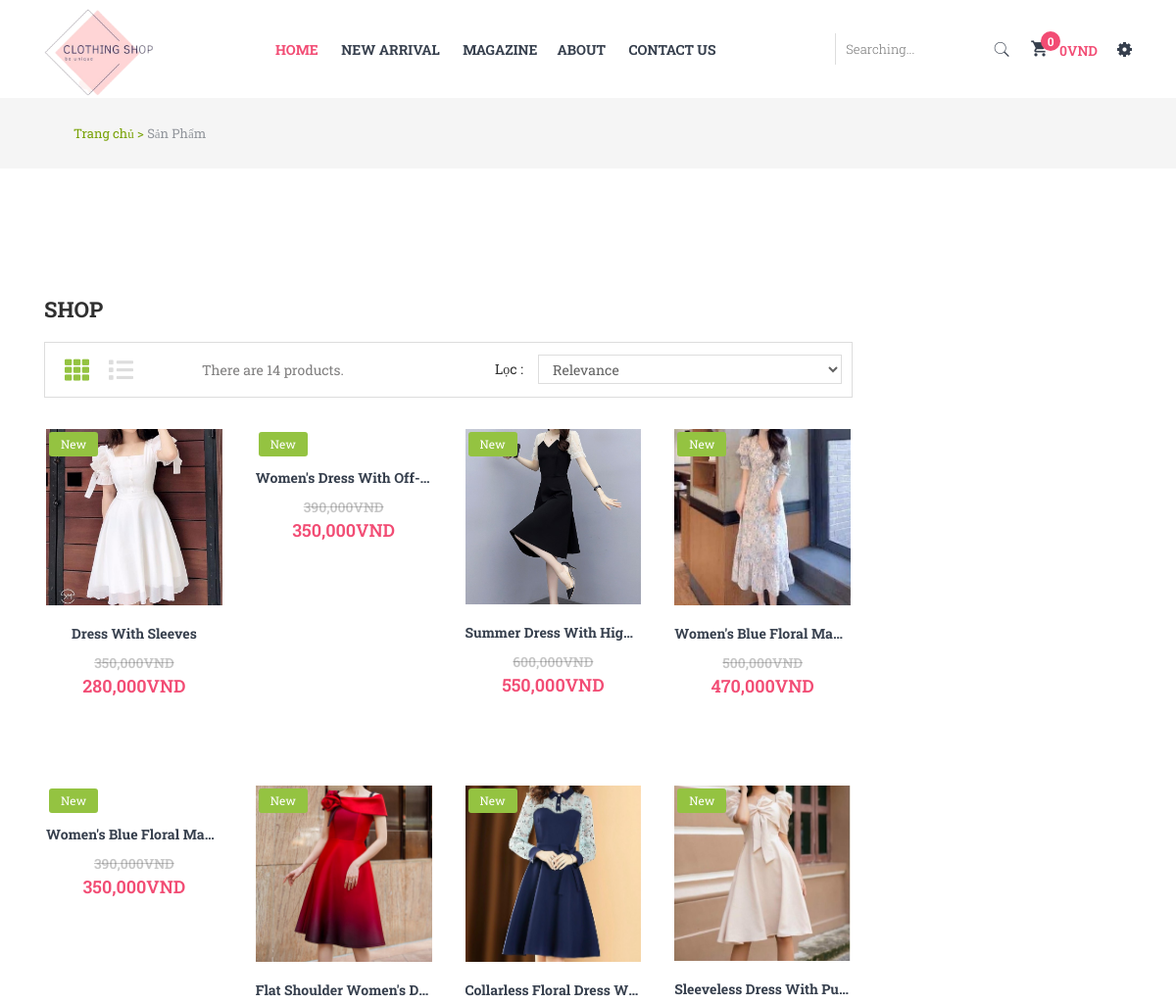
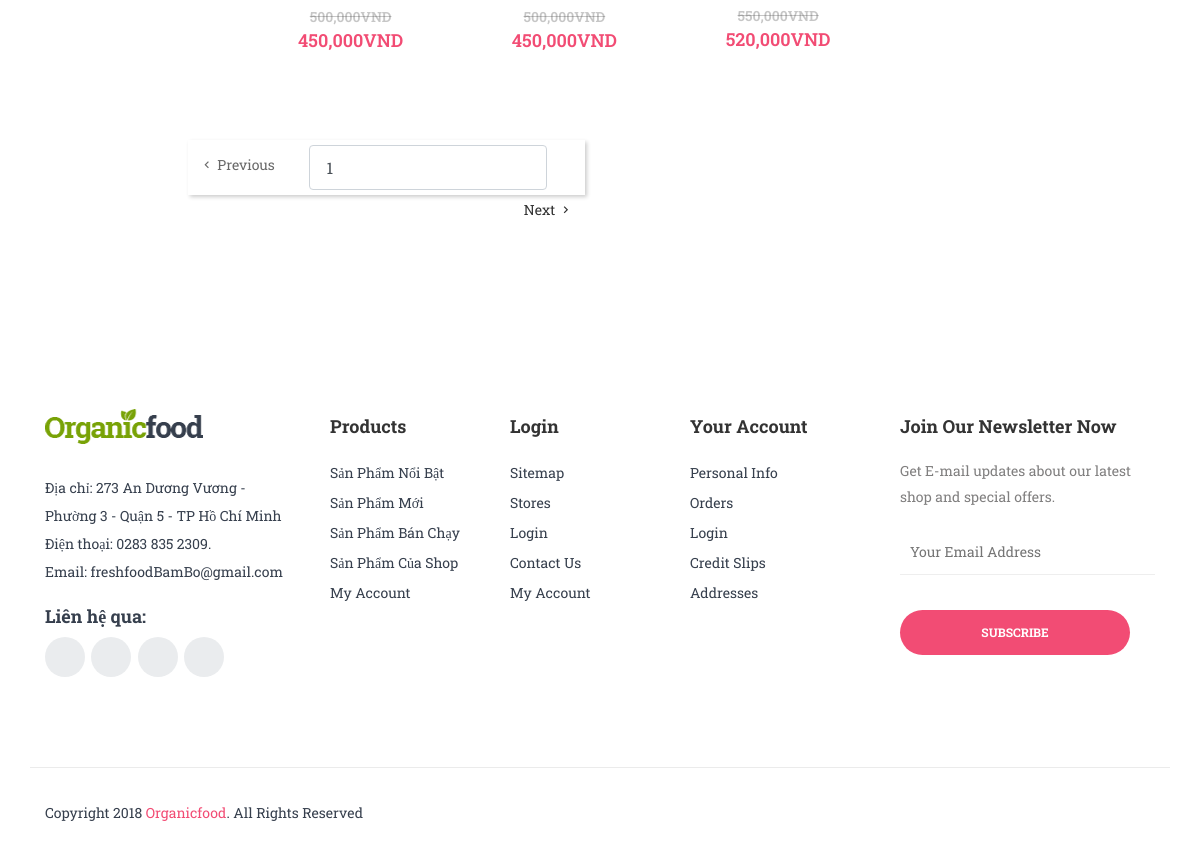
The page /search_product.php on the database its author committed (2 pictures, top to bottom).
### tables this page shows
CREATE TABLE `product` (
  `id` int(11) NOT NULL,
  `name` varchar(100) NOT NULL,
  `detail` text NOT NULL,
  `price` float NOT NULL,
  `soluong` int(11) NOT NULL,
  `image` varchar(200) NOT NULL,
  `pricenew` float NOT NULL,
  `updated_at` datetime NOT NULL,
  `status` int(11) NOT NULL,
  `groupid` int(11) NOT NULL
);

### search_product.php (the view, shortened to what this page needs)
<?php
    include('connect.php');
    if(isset($_GET['keyword'])){
        $a = $_GET['keyword'];
    }else{
        $a = '';
    }
    $abcde = $db->query("SELECT * FROM product WHERE name like '%$a %' Order By  id ASC LIMIT 8 ");
?>
<!doctype html>
<html class="no-js" lang="zxx">
<head>
        <?php
            include('pages/import.php');
        ?>
    </head>
    <body>
            <?php
                include('pages/menu.php');
            ?>
			<div class="breadcrumb_container">
				<div class="container-fluid">
					<div class="row">
						<div class="col-12">
							<nav>
						<ul>
							<li>
								<a href="index.php">Trang chủ ></a>
							</li>
							<li>Sản Phẩm</li>
						</ul>
					</nav>
						</div>
					</div>
				</div>
			</div>
         	<div class="organic_food_wrapper">
                <div class="shop_wrapper ptb-90">
                    <div class="container-fluid">
                        <div class="row">
                            <div class="col-lg-9 col-md-12 col-12">
                                <div class="categories_banner">
                                    <div class="categories_banner_inner">
                                    </div>
                                    <h3>SHOP</h3>
                                </div>
                                <div class="tav_menu_wrapper">
                                    <div class="row align-items-center">
                                        <div class="col-lg-6 col-md-7 col-sm-6">
                                            <div class="tab_menu shop_menu">
                                                <div class="tab_menu_inner">
                                                    <ul class="nav" role="tablist">
                                                        <li><a  class="active" data-toggle="tab" href="#shop_active" role="tab" aria-controls="shop_active" aria-selected="true"><i class="fa fa-th" aria-hidden="true"></i></a></li>
                                                        <li><a data-toggle="tab" href="#featured_active" role="tab" aria-controls="featured_active" aria-selected="false"><i class="fa fa-list" aria-hidden="true"></i></a></li>
                                                    </ul>
                                                </div>
                                                <div class="tab_menu_right">
                                                    <p>There are 14 products.</p>
                                                </div>
                                            </div>
                                        </div>
                                        <div class="col-lg-6 col-md-5 col-sm-6">
                                            <div class="Relevance">
                                                <span>Lọc :</span>
                                                <div class="dropdown dropdown-shop">
                                                    <select name="drop" id="dropdown">
                                                        <option value="1">Relevance</option>
                                                    </select>
                                                </div>
                                            </div>
                                        </div>
                                    </div>
                                </div>
                                <div class="tab_product_wrapper">
                                    <div class="tab-content">
                                        <div class="tab-pane fade show active" id="shop_active" >
                                            <div class="row">
                                                <?php
                                                    while($spshop = $abcde->fetch_object()) :
                                                ?>
                                                <div class="col-xl-3 col-lg-4 col-md-6 col-sm-6">
                                                    <div class="single__product">
                                                        <div class="single_product__inner">
                                                            <span class="new_badge">new</span>
                                                            <div class="product_img">
                                                                <a href="product-details.php?id=<?php echo $spshop->id;?>&groupid=<?php echo $spshop->groupid;?>">
                                                                    <img src="<?= $spshop->image ?>" alt="">
                                                                </a>
                                                            </div>
                                                            <div class="product__content text-center">
                                                                <div class="produc_desc_info">
                                                                    <div class="product_title">
                                                                        <h4><a href="product-details.php?id=<?php echo $spshop->id;?>&groupid=<?php echo $spshop->groupid;?>">
                                                                        <?= $spshop->name ?></a></h4>
                                                                    </div>
                                                                    <div class="product_price">
                                                                    <?php if($spshop->pricenew > 0) : ?>
                                                                        <s style="color:#5555; font-size:14px; font-weight:600;"><?= number_format($spshop->price) ?>VND</s>
                                                                        <p><?= number_format($spshop->pricenew) ?>VND</p>
                                                                    <?php else : ?>
                                                                        <p><?= number_format($spshop->price) ?>VND</p>
                                                                    <?php endif ?>
                                                                    </div>
                                                                </div>
                                                            </div>
                                                        </div>
                                                    </div>
                                                </div>
                                                <?php endwhile; ?>
                                            </div>
                                        </div>
                                    </div>
                                </div>
                                <div class="shop_pagination">
                                    <div class="row align-items-center">
                                        <div class="col-lg-6 offset-lg-2 col-md-6 col-sm-6">
                                            <div class="page_list_clearfix text-center">
                                                <ul>
                                                    <li class="prev"><a href="#"><i class="zmdi zmdi-chevron-left"></i> Previous</a></li>
                                                    <li>  <input class="form-control" type="text" id="page_index" value=" <?php if(!isset($page)) $page = 1; echo $page; ?> "></li>
                                                    <li class="next"> <a type="submit" onclick="this.href='search_product.php?trang=' + ( +document.getElementById('page_index').value + +1) "> Next <i class="zmdi zmdi-chevron-right"></i></a></li>
                                                </ul>
                                            </div>
                                        </div>
                                    </div>
                                </div>
                            </div>
                        </div>
                    </div>
                </div>
                <footer class="footer pt-90">
                    <div class="container-fluid">
                        <div class="row">
                            <div class="col-lg-3 col-md-12 col-xs-12">
                                <div class="single_footer widget">
                                    <div class="single_footer_widget_inner">
                                        <div class="footer_logo">
                                            <a href="#"><img src="assets/img/logo/logo_footer.png" alt=""></a>
                                        </div>
                                        <div class="footer_content">
                                            <p>Địa chỉ: 273 An Dương Vương - Phường 3 - Quận 5 - TP Hồ Chí Minh </p>
                                            <p>Điện thoại: 0283 835 2309.</p>
                                            <p>Email:  freshfoodBamBo@gmail.com</p>
                                        </div>
                                        <div class="footer_social">
                                            <h4>Liên hệ qua:</h4>
                                            <div class="footer_social_icon">
                                                <a href="https://twitter.com/blackpink_lisa?fbclid=IwAR20IyOX2MhITymprTtH-MkUKduPhehMAj_2V13KK9uVWhHniNg30F7pnp8"><i class="fa fa-twitter"></i></a>
                                                <a href="https://www.instagram.com/ngoctrinh89/?fbclid=IwAR21QQFIbbYGFqCpL1EXNOQ2InIcNBeedTGPcFPrrQh2otlgPi0DSWMXB1g"><i class="fa fa-instagram"></i></a>
                                                <a href="https://www.facebook.com/vohoangyenmodel"><i class="fa fa-facebook"></i></a>
                                                <a href="https://www.youtube.com/channel/UCqECaJ8Gagnn7YCbPEzWH6g"><i class="fa fa-youtube"></i></a>
                                            </div>
                                        </div>
                                    </div>
                                </div>
                            </div>
                            <div class="col-lg-6 col-md-12 col-xs-12">
                                <div class="footer_menu_list d-flex justify-content-between">
                                    <div class="single_footer widget">
                                        <div class="single_footer_widget_inner">
                                            <div class="footer_title">
                                                <h2>Products</h2>
                                            </div>
                                            <div class="footer_menu">
                                                <ul>
                                                <li><a href="index.php?#spnoibat">Sản Phẩm Nổi Bật</a></li>
                                                <li><a href="index.php?#spmoi">Sản Phẩm Mới</a></li>
                                                <li><a href="index.php?#spbanchay">Sản Phẩm Bán Chạy</a></li>
                                                <li><a href="index.php?#spshop">Sản Phẩm Của Shop</a></li>
                                                <li><a href="#"> My account</a></li>
                                                </ul>
                                            </div>
                                        </div>
                                    </div>
                                    <div class="single_footer widget">
                                        <div class="single_footer_widget_inner">
                                            <div class="footer_title">
                                                <h2>Login</h2>
                                            </div>
                                            <div class="footer_menu">
                                                <ul>
                                                    <li><a href="#">Sitemap</a></li>
                                                    <li><a href="#"> Stores</a></li>
                                                    <li><a href="#"> Login</a></li>
                                                    <li><a href="#"> Contact us</a></li>
                                                    <li><a href="#"> My account</a></li>
                                                </ul>
                                            </div>
                                        </div>
                                    </div>
                                    <div class="single_footer widget">
                                        <div class="single_footer_widget_inner">
                                            <div class="footer_title">
                                                <h2> Your account </h2>
                                            </div>
                                            <div class="footer_menu">
                                                <ul>
                                                    <li><a href="#">Personal info</a></li>
                                                    <li><a href="#"> Orders</a></li>
                                                    <li><a href="#"> Login</a></li>
                                                    <li><a href="#"> Credit slips</a></li>
                                                    <li><a href="#"> Addresses</a></li>
                                                </ul>
                                            </div>
                                        </div>
                                    </div>
                                </div>
                            </div>
                            <div class="col-lg-3 col-md-12 col-xs-12">
                                <div class="footer_title">
                                    <h2> Join Our Newsletter Now </h2>
                                </div>
                                <div class="footer_news_letter">
                                    <p>Get E-mail updates about our latest shop and special offers.</p>
                                    <div class="newsletter_form">
                                        <form action="#">
                                            <input type="email" required placeholder="Your Email Address">
                                            <input type="submit" value="Subscribe">
                                        </form>
                                    </div>
                                </div>
                            </div>
                        </div>
                    </div>
                    <div class="copyright">
                        <div class="container-fluid">
                            <div class="row">
                                <div class="col-lg-6 col-md-6 col-xs-12">
                                    <div class="copyright_text">
                                        <p>Copyright 2018 <a href="#">Organicfood</a>. All Rights Reserved</p>
                                    </div>
                                </div>
                                <div class="col-lg-6 col-md-6 col-xs-12">
                                    <div class="footer_mastercard text-right">
                                    </div>
                                </div>
                            </div>
                        </div>
                    </div>
                </footer>
            </div>
    </body>
</html>

### rows shown on the page
product: image (picture), name "Dress With Sleeves", price "350,000", pricenew "280,000"
product: name "Women's Dress With Off-…", price "390,000", pricenew "350,000"
product: image (picture), name "Summer Dress With Hig…", price "600,000", pricenew "550,000"
product: image (picture), name "Women's Blue Floral Ma…", price "500,000", pricenew "470,000"
product: name "Women's Blue Floral Ma…", price "390,000", pricenew "350,000"
product: image (picture), name "Flat Shoulder Women's D…", price "500,000", pricenew "450,000"
product: image (picture), name "Collarless Floral Dress W…", price "500,000", pricenew "450,000"
product: image (picture), name "Sleeveless Dress With Pu…", price "550,000", pricenew "520,000"
